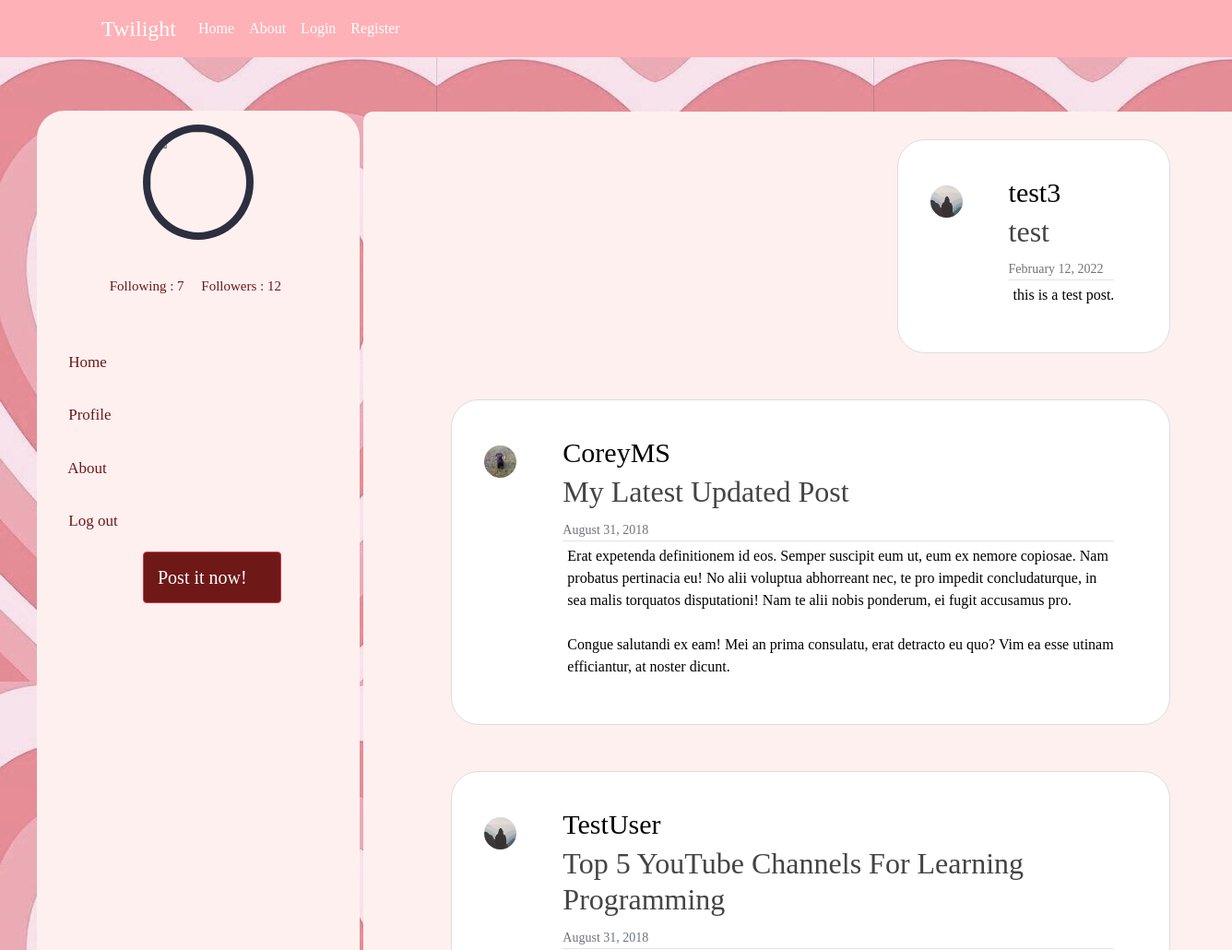
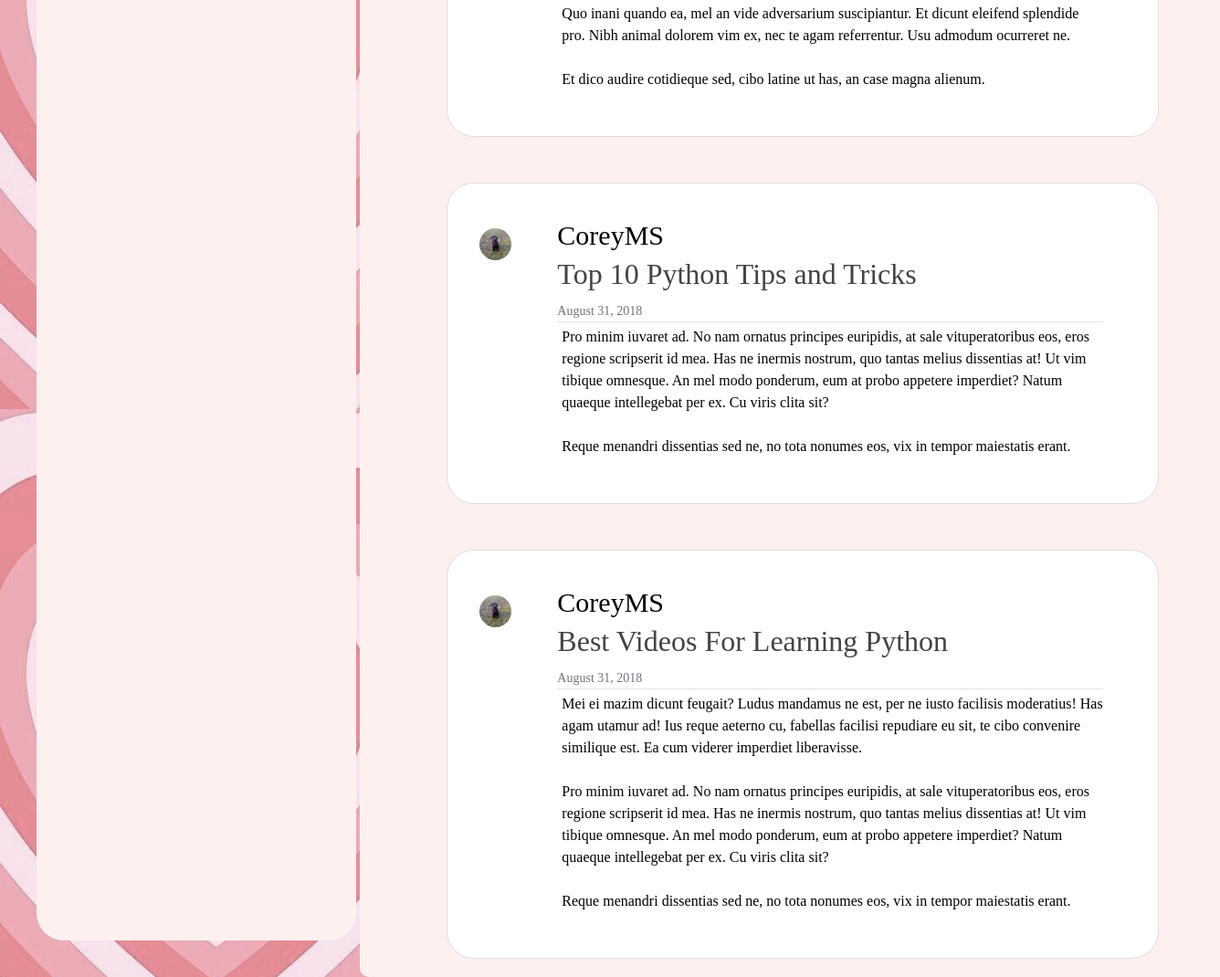
/home/, run on an earlier commit of the app's database (2 pictures, top to bottom).
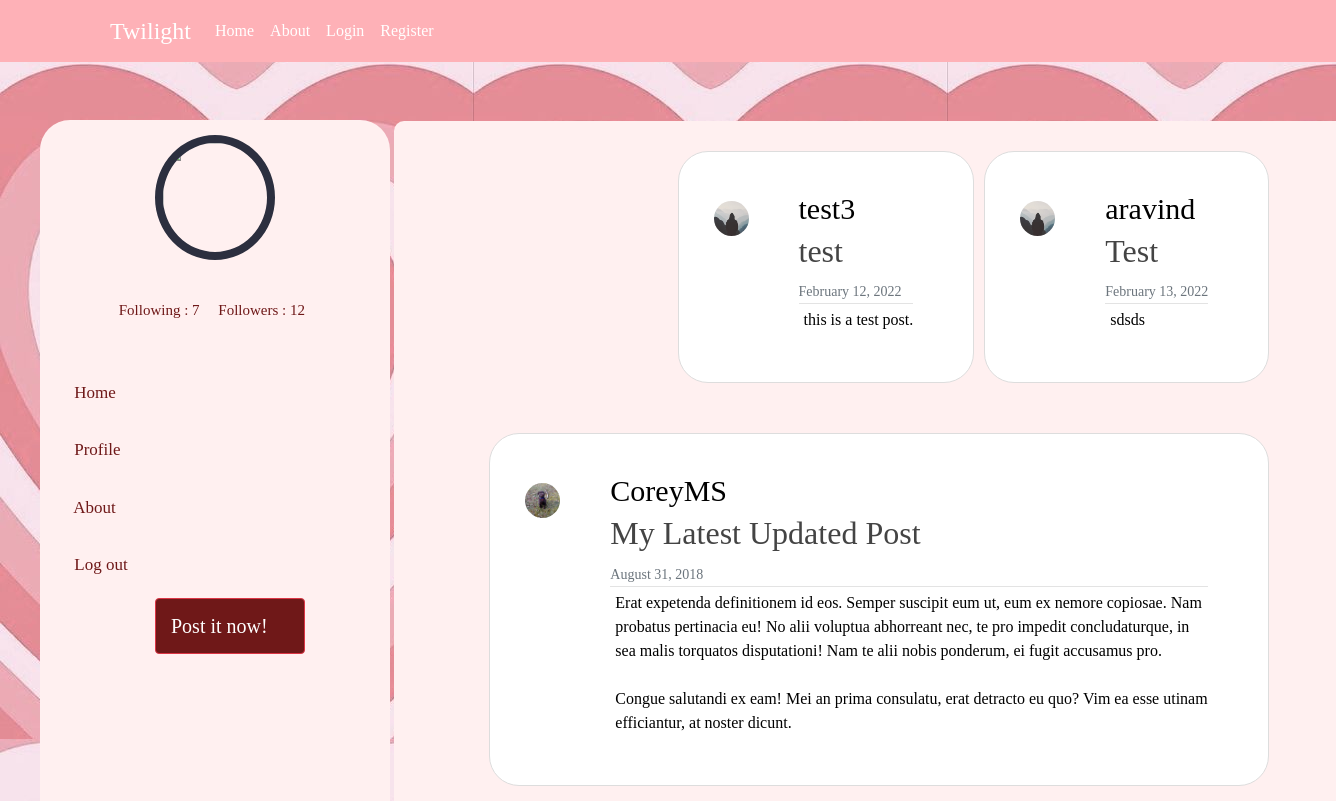
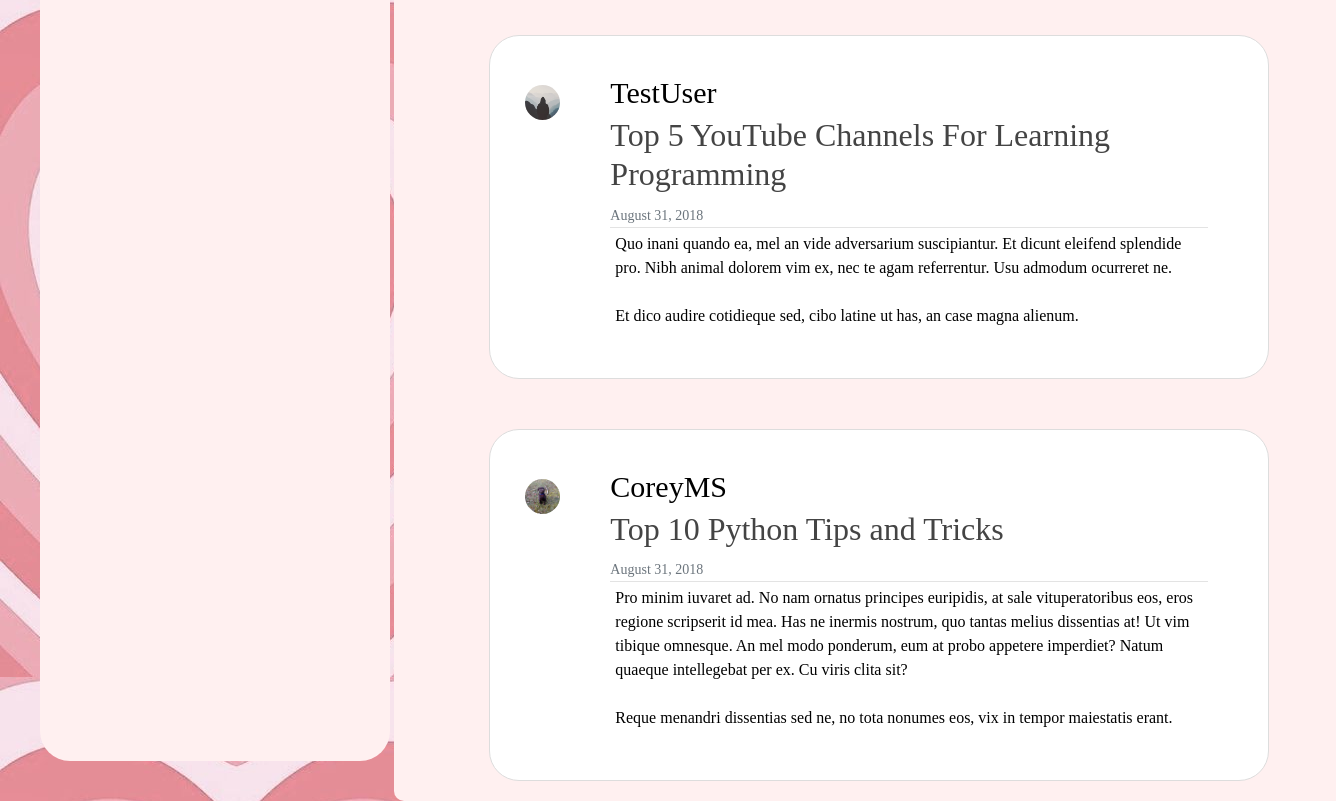
And on a later commit of the database (2 pictures, top to bottom).
### blog/models.py (models this page shows, shortened)
class Post(models.Model):
    title = models.CharField(max_length=100)
    content = models.TextField()
    date_posted = models.DateTimeField(default=timezone.now)
    author = models.ForeignKey(User, on_delete=models.CASCADE)
    likes = models.ManyToManyField(User, related_name='blog_posts')

### users/models.py (models this page shows, shortened)
class Profile(models.Model):
    user = models.OneToOneField(User, on_delete=models.CASCADE)
    image = models.ImageField(default='default.jpg', upload_to='profile_pics')

### blog/views.py (the view)
# urls.py: path('home/', PostListView.as_view(), name='blog-home'),
class PostListView(ListView):
    model = Post
    template_name = 'blog/home.html'  # <app>/<model>_<viewtype>.html
    context_object_name = 'posts'
    ordering = ['-date_posted']
    paginate_by = 5

### blog/templates/blog/home.html (shortened to what the changed rows need)
{% load static %}
<!DOCTYPE html>
<html lang="en">
  <head>
    <link
      href="https://cdn.jsdelivr.net/npm/bootstrap@5.0.2/dist/css/bootstrap.min.css"
      rel="stylesheet"
    />
        <link rel="stylesheet" type="text/css" href="{% static 'blog/main.css' %}">
    <link rel="stylesheet" type="text/css" href="{% static 'blog/home.css' %}">
  </head>
      <body style="background: url('{% static 'blog/home.png' %}');">
    <section class="bgimage" id="home">
        <div class="container-fluid">
          <div class="row">
            <div class="col-lg-12 col-md-12 col-sm-12 col-xs-12">
              <div
                class="container pt-3"
                style="
                  border-radius: 20px;
                  width: 100%;
                  height: 550px;
                "
              >
                <div
                  class="offset-md-2 offset-lg-2 col-lg-8 col-md-8 col-sm-12 col-xs-12"
                >
                  <form class="needs-validation" novalidate>
                    <div class="row type_margin" style="margin-top: 50px;background-color: #FFF0F0;border-radius: 10px;width: 1000px; height: auto;margin-top: 25px;margin-left: 90px;">
                      <div
                        class="offset-md-1 col-lg-7 col-md-7 col-sm-12 col-xs-12"
                      >
                      {% for post in posts %}
                      <div style="padding-right:10px;width: 800px;">
                        <article class="media content-section" style="background-color: white;border-radius: 30px;height: auto;margin-top: 30px;margin-left: 0px;margin-right: 10px;padding-right: 60px;float: right;width: auto;"><br>
                          <img class="rounded-circle article-img" style="padding: 15px;float: left;" src="{{ post.author.profile.image.url }}
                        " width="90px" height="90px" >
                            <div class="media-body" style="padding-left: 100px;">
                              <div class="article-metadata" style="align-items:flex-end">
                                <a style="color: black;font-family: 'Schoolbell', cursive;font-size: 30px;" class="mr-2" href="#">{{ post.author }}   </a>
                                  <h2><a class="article-title" style="font-family: 'Schoolbell', cursive;" href="{% url 'post-detail' post.id %}">{{ post.title }}</a></h2>
                                <small class="text-muted" style="font-family: 'Schoolbell', cursive;">{{ post.date_posted|date:"F d, Y" }}</small>
                              </div>
                              <p class="article-content" style="color: black;padding-left: 5px;font-family: 'Schoolbell', cursive;">{{ post.content }}</p><br>
                            </div>
                          </article>
                      </div>
                        {% endfor %}
                      </div>
                    </div>
                  </form>
                </div>
              </div>
            </div>
          </div>
        </div>
      </section>
  </body>
</html>

What changed in the data, as far as the page shows it:
no longer on this page (row unchanged): Post: author.profile.image (picture), author "CoreyMS", title "Best Videos For Learning Python", date_posted "August 31, 2018", content "Mei ei mazim dicunt feugait? Ludus mandamus ne est, per ne iusto facilisis moderatius! Has agam utamur ad! Ius reque aeterno cu, fabellas facilisi repudiare eu sit, te cibo convenire similique est. Ea cum viderer imperdiet liberavisse. Pro minim iuvaret ad. No nam ornatus principes euripidis, at sale vituperatoribus eos, eros regione scripserit id mea. Has ne inermis nostrum, quo tantas melius dissentias at! Ut vim tibique omnesque. An mel modo ponderum, eum at probo appetere imperdiet? Natum quaeque intellegebat per ex. Cu viris clita sit? Reque menandri dissentias sed ne, no tota nonumes eos, vix in tempor maiestatis erant."
added Post: author.profile.image (placeholder picture), author "aravind", title "Test", date_posted "February 13, 2022", content "sdsds"
